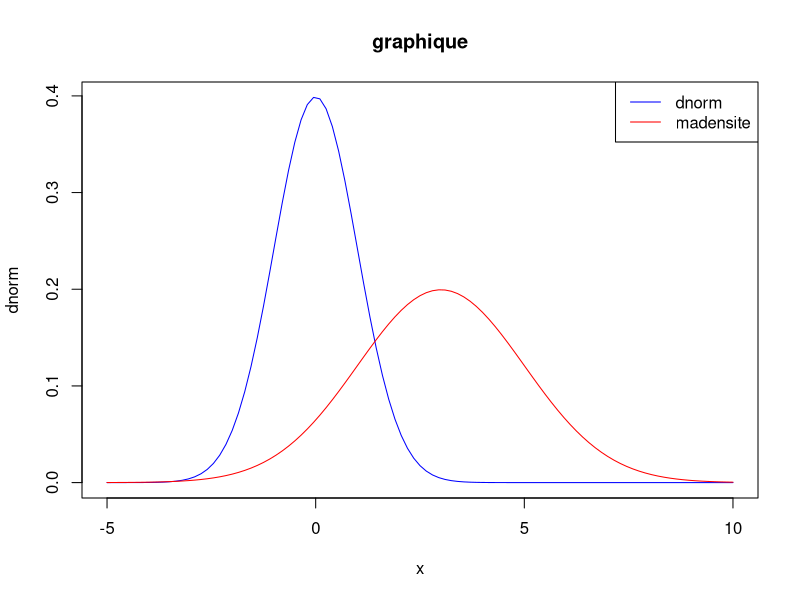
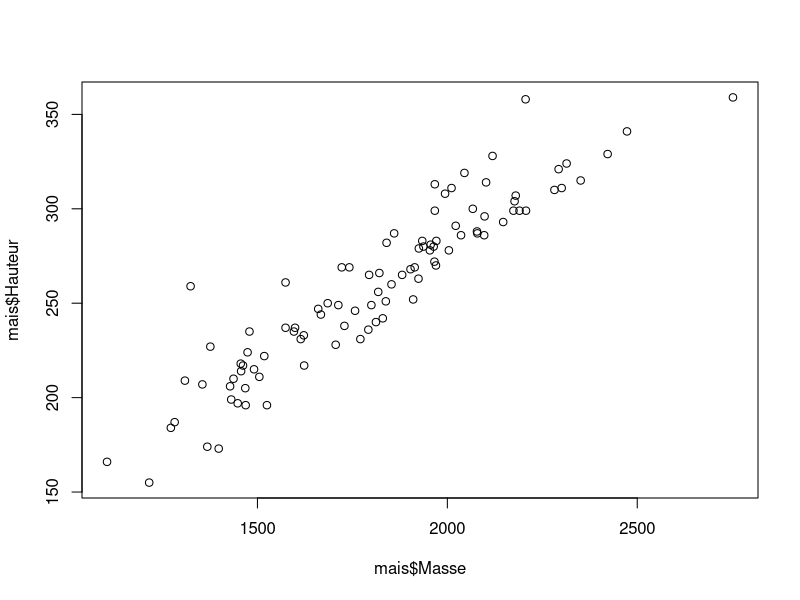
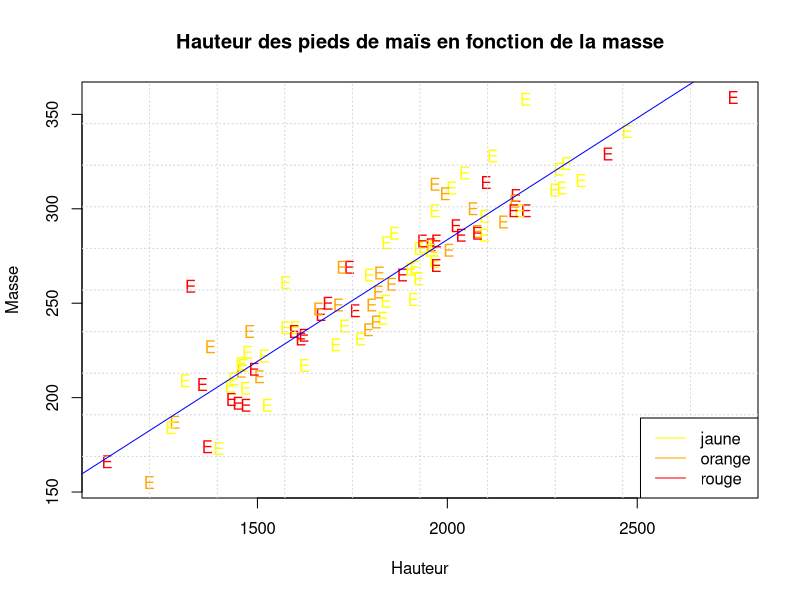
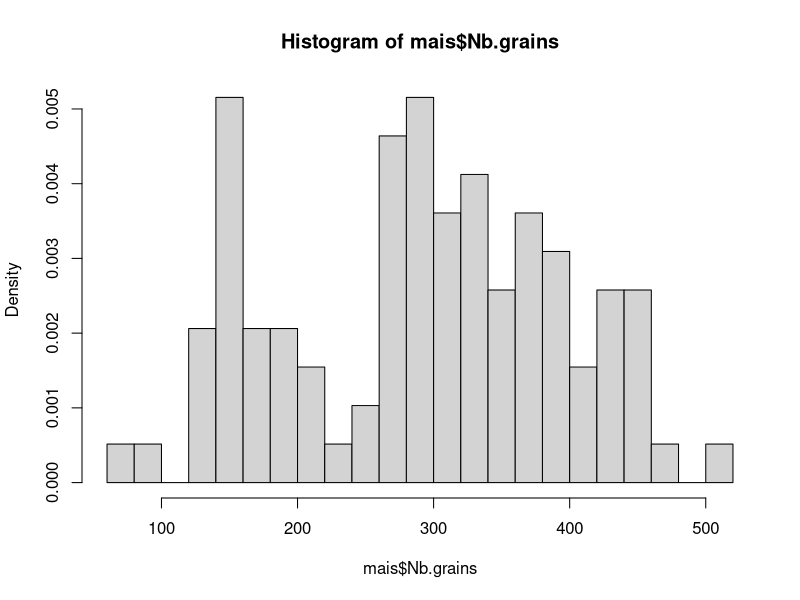
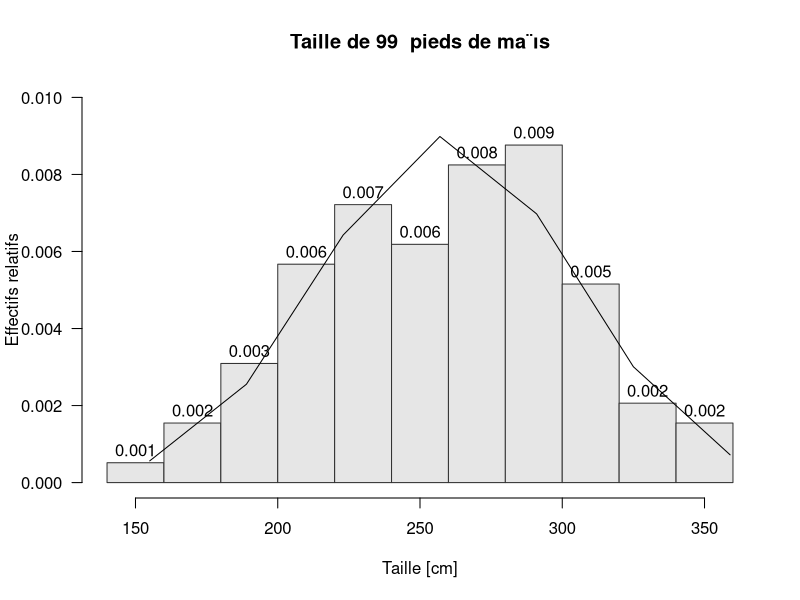
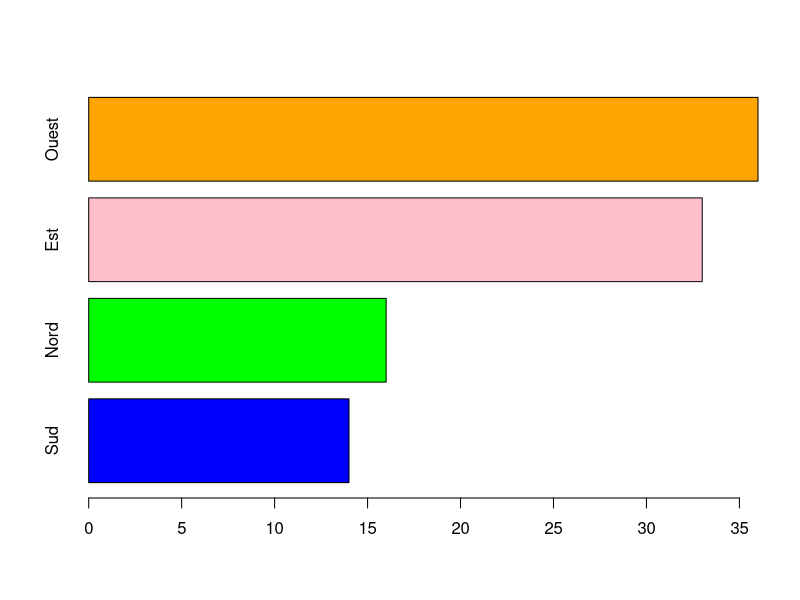
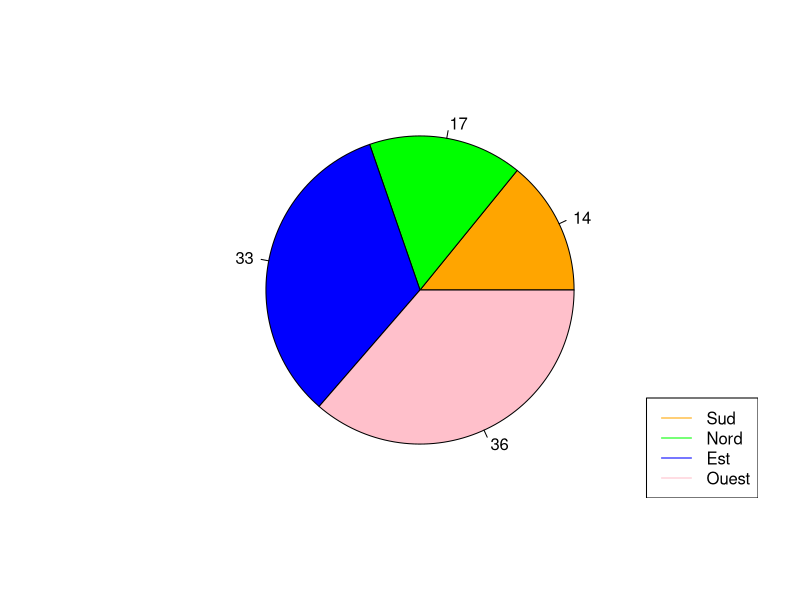
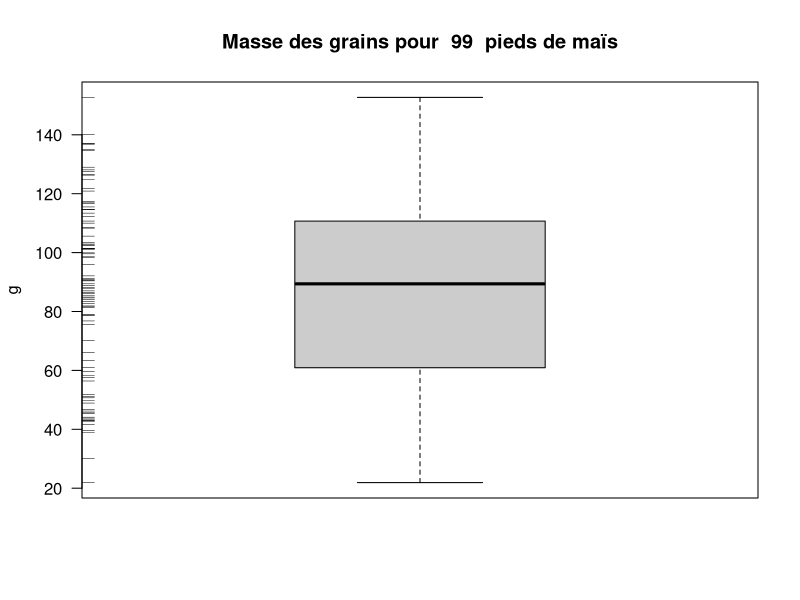

Reproduce these figures in R, in order. (Note: this script raises an error after producing the figures.)
x11(); #ouvre un affichage pour les résultats
pdf(); # mets la sortie dur pdf
dev.list(); # la liste des devices avec leurs id
dev.cur(); #donne le device actuel
dev.set(3); #set le device sur celui de l'indice
dev.off(2); #ferme le device donnée en id
dev.off(); #ferme un au hasard ( sans doute le device actuel en dernier )
rnorm(1000); #crée un graphique loi normale de nbparams points

plot(dnorm, xlim = c(-5,10), col = "blue", main = "graphique"); #graphique avec quelques modifications de paramètres
madensite = function ( x ) { dnorm (x , mean =3 , sd =2) };
plot (madensite, xlim = c(-5,10), col = "red", add=T)
legend("topright", legend = c ("dnorm" ,"madensite"), col= c( "blue" ,"red" ) , lty=1)

mais = read.table("mais.txt", sep="\t",header=TRUE)
plot(mais$Hauteur~mais$Masse)

plot(mais$Hauteur~mais$Masse,col=ifelse(mais$Couleur=="Jaune","yellow",ifelse(mais$Couleur=="Rouge","red","orange")),pch=69,
     main = "Hauteur des pieds de maïs en fonction de la masse",
     xlab = "Hauteur", ylab = "Masse")
grid(10,10, "lightgrey")
legend("bottomright", legend = c("jaune", "orange", "rouge"), col = c("yellow", "orange", "red"), lty=1)
reg = lm(mais$Hauteur ~ mais$Masse)
abline(reg, col ="blue")

hist(mais$Nb.grains, breaks= 20, probability = T)

hist( mais$Hauteur, col = grey(0.9), border = grey(0.2),
      main = paste("Taille de", nrow(mais), " pieds de ma¨ıs"),
      xlab = "Taille [cm]",
      ylab = "Effectifs relatifs",
      labels = TRUE, las = 1, ylim = c(0, 0.01), probability = T)


x <- seq(from = min(mais$Hauteur, na.rm=T), to = max(mais$Hauteur, na.rm=T),length = 7)
lines(x, dnorm(x, mean(mais$Hauteur, na.rm = TRUE), sd(mais$Hauteur,na.rm = TRUE)))

barplot(sort(table(mais$Parcelle)), horiz = T, col = c("blue", "green", "pink", "orange"))

pie(sort(table(mais$Parcelle)),labels = c(14,17,33,36), col = c("orange", "green", "blue", "pink"))
legend("bottomright", legend = c("Sud", "Nord", "Est", "Ouest"), col = c("orange","green", "blue", "pink"), lty=1)      

boxplot( mais$Masse.grains, col = grey(0.8),
         main = paste("Masse des grains pour ", nrow(mais), " pieds de maïs"),
         ylab = "g", las = 1)
rug(mais$Masse.grains, side = 2)

boxplot(mais$Hauteur.J7 ~ mais$Attaque)

#exercice 17
P1 = pnorm(1.5)

#exercice 18
P2 = pnorm(2.5, lower.tail = F) # > donc lower.tail = F
P3 = pnorm(-1.5)
P4 = pnorm(2.5)
P5 = P4 - P3 

#exercice 19
P6 = pnorm(10, 2, 5, lower.tail = T)
P7 = pnorm(0, 2, 5)
P8 = P6-P7
P8

#exercice 20
marepartition = function(x){
  return (pnorm(x,3,2))
  }

marepartition(2)

#exercice 21
plot(pnorm, xlim = c(-4, 10), ylim= c(0,1), col = "blue");
plot(marepartition, xlim = c(-4,10),ylim= c(0,1), col = "red", add = T)
legend("topleft", legend = c("pnorm","marepartition"), col= c( "blue" ,"red" ) , lty=1)

#exercice 22
P9 = qnorm(0.95)
P10 = qnorm(0.1)
P11 = qnorm(0.99, lower.tail = F)
P12 = qnorm(0.975)
P12

#exercice 23
P13 = qnorm(0.95,2,5)
P14 = qnorm(0.05, 2, 5)
P15 = qnorm(0.975, 2, 5)

#exercice 24
echa = rnorm(100)
echb = rnorm(100,3,2)

mean(echa)
mean(echb)
sd(echa)
sd(echb)

#exercice 25
echa = rnorm(10000)
echb = rnorm(10000,3,2)

mean(echa)
mean(echb)
sd(echa)
sd(echb)


#exercice 26
hist( echa, col = "blue", xlim = c(-4,10), main= "Histogramme des deux simulations",xlab = "histogrammes",
      ylab = "Density", probability = T)
hist(echb, col = "red",add = T, probability = T)
legend("topright", legend = c("N(0,1)","N(3,4)"), col= c( "blue" ,"red" ) , lty=1)

#exercice 27
hist(echa, col = "blue", probability = T, ylim = c(0,0.5))
plot(dnorm,xlim = c(-4,4), add=T)

hist(echb, col = "red", xlim = c(-4,10), probability = T, ylim = c(0,0.5))
plot(madensite,xlim = c(-4,10), add=T)

#exercice 28
boxplot ( echa , col = " blue " , main = " Boxplot N (0 ,1) " )
boxplot(echb, col="red", add=T)

#exercice 29
data = cbind ( echa , echb )
boxplot(data, col=c("blue", "red"))
legend("topleft", legend = c("N(0,1)","N(3,4)"), col= c( "blue" ,"red" ) , lty=1)

#exercice 30



#TP6

mais = read.table("mais.txt", header=T)

#exercice 1
summary(mais)

#exercice 2
newcol = data.frame(Censure.droite = as.factor(mais$Censure.droite))
newmais = mais[,-c(15)]
mais = cbind(newmais,newcol)
summary(mais)

#exercice 3
quanti = c(2,3,4,5,12,14)
quali = c(6,7,8,9,10,11,13,15)

#exercice 4
pairs(maisquanti)

#exercice 5
pairs(maisquanti, col=ifelse(mais$Attaque=="Oui", "pink", "darkgreen"))

#exercice 6
boxplot ( mais$Hauteur ~ mais$Parcelle , col = c("yellow","lightblue","darkgreen", "orange"))

#exercice 7
maishauteur = subset(mais,!is.na(Hauteur) & !is.na(Parcelle), select = c(11,12))
maishauteur
var(maishauteur$Hauteur.J7)

length(mais$Hauteur ~ mais$Parcelle)

#exercice 8
SCT = function(valeur){
  moyenne = mean(valeur)
  return (sum((valeur-moyenne)**2))
}

SCE <- function(valeur, groupe) {
  moyennes_groupes <- tapply(valeur, groupe, mean)  # Moyenne par groupe
  tailles_groupes <- table(groupe)  # Effectifs par groupe
  moyenne_globale <- mean(valeur)
  return(sum(tailles_groupes * (moyennes_groupes - moyenne_globale)^2))
}

SCR = function(valeur, groupe){
  return (SCT(valeur)-SCE(valeur, groupe))
}

rapport = function(valeur, groupe){
  valid_idx = !is.na(valeur) & !is.na(groupe)

  if (sum(valid_idx) == 0) {
    return(NA)
  }
  
  valeur_filtre = valeur[valid_idx]
  groupe_filtre = groupe[valid_idx]
  
  return (SCE(valeur_filtre, groupe_filtre) / SCT(valeur_filtre))
}

SCT(maishauteur$Hauteur.J7)
SCE(maishauteur$Hauteur.J7, maishauteur$Parcelle)
SCR(maishauteur$Hauteur.J7, maishauteur$Parcelle)
rapport(maishauteur$Hauteur.J7, maishauteur$Parcelle)

#Exercice 9 
resultat = function(quanti, quali, datagram){
  for (elem in quanti) {
    for (elem2 in quali) {
      r = rapport(datagram[[elem]], datagram[[elem2]])
      cat( names(datagram)[elem], "   ", names(datagram)[elem2], "         Rapport:", r, "\n")
    }
  }
}


resultat(quanti, quali, mais)


#Exercice 10
contPGe = table ( mais$Germination.epi , mais$Parcelle )

#Exercice 11
mosaicplot(contPGe, color = c( "darkgreen", "goldenrod","lightblue", "darkred"))
barplot(contPGe)

#Exercice 12
summary(contPGe)

#Exercice 13
X2max = function(countPGE){
  a = dim(countPGE)
  return (sum(countPGE) * min(a[1]-1, a[2]-1))
}

X2obs = function(countPGE){
  summary(countPGE)$statistic
  
}

Vcram = function(countPGE){
  x2max = X2max(countPGE)
  x2obs = X2obs(countPGE)
  return (sqrt((x2obs/x2max)))
}

Vcram(contPGe)

#Exercice 14
systema = function(quali, datagram){
  for (elem in quali) {
    for (elem2 in quali) {
      valid_idx = !is.na(datagram[[elem]]) & !is.nan(datagram[[elem]]) & 
        !is.na(datagram[[elem2]]) & !is.nan(datagram[[elem2]])
      
      valid_data = datagram[valid_idx, c(elem, elem2)]
      
      try_table <- table(valid_data[[1]], valid_data[[2]])
      
      r =  Vcram(try_table)
      if (r != 1){
      cat( names(datagram)[elem], "   ", names(datagram)[elem2], "         Vcram:", r, "\n")}
    }
  }
}

systema(quali, mais)

#Exercice 15
plot(mais$Masse.grains, mais$Nb.grains, col="purple", pch = 19)

#Exercice 16
cor(mais$Masse.grains,  mais$Nb.grains, use = "na.or.complete", method = "pearson")
cor(mais$Masse.grains,  mais$Nb.grains, use = "na.or.complete", method = "spearman")

#Exercice 17
pearspear = function (quanti, datagram){
  for (elem in quanti) {
    for (elem2 in quanti) {
      if (elem!=elem2){
      pear = cor(datagram[elem], datagram[elem2], use = "na.or.complete", method = "pearson")
      spear = cor(datagram[elem], datagram[elem2], use = "na.or.complete", method = "spearman")
      cat( names(datagram)[elem], "   ", names(datagram)[elem2], "         pearson:", pear, "           spearman : ", spear, "\n")}
      
    }
    }
}
pearspear(quanti, mais)

#Exercice 18
gigafonction = function(datagram, quanti, quali){
  resultat(quanti, quali, datagram)
  systema(quali, datagram)
  pearspear(quanti, datagram)
}

gigafonction(mais, quanti, quali)

#Exercice 19
